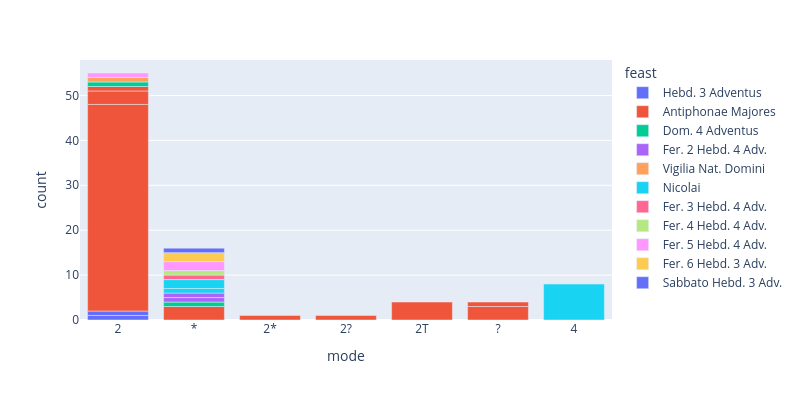

The notebook cell this image was saved under:
### Markdown cell above
### 4g.Group and Chart the Office and Mode Counts

### Code cell
# group by office and mode to see how many chants of each mode are in each office
chant_office_mode_groups = chants_df_clean.groupby(['office_name', 'feast','mode']).size()

fig = px.bar(
    chant_office_mode_groups.reset_index(name='count'),
    x='mode',
    y='count',
    color='feast',
    width=800,
    height=400,)
fig.show()

### Figure 1 — Plotly figure (JSON) as saved in the notebook; plotly's stock layout.template omitted (floating-point values rounded to 4 significant figures)
{"data": [{"alignmentgroup": "True", "hovertemplate": "feast=Hebd. 3 Adventus<br>mode=%{x}<br>count=%{y}<extra></extra>", "legendgroup": "Hebd. 3 Adventus", "marker": {"color": "#636efa", "pattern": {"shape": ""}}, "name": "Hebd. 3 Adventus", "offsetgroup": "Hebd. 3 Adventus", "orientation": "v", "showlegend": true, "textposition": "auto", "type": "bar", "x": ["2", "2"], "xaxis": "x", "y": [1, 1], "yaxis": "y"}, {"alignmentgroup": "True", "hovertemplate": "feast=Antiphonae Majores<br>mode=%{x}<br>count=%{y}<extra></extra>", "legendgroup": "Antiphonae Majores", "marker": {"color": "#EF553B", "pattern": {"shape": ""}}, "name": "Antiphonae Majores", "offsetgroup": "Antiphonae Majores", "orientation": "v", "showlegend": true, "textposition": "auto", "type": "bar", "x": ["*", "2", "2*", "2?", "2T", "?", "2", "?", "2"], "xaxis": "x", "y": [3, 46, 1, 1, 4, 3, 3, 1, 1], "yaxis": "y"}, {"alignmentgroup": "True", "hovertemplate": "feast=Dom. 4 Adventus<br>mode=%{x}<br>count=%{y}<extra></extra>", "legendgroup": "Dom. 4 Adventus", "marker": {"color": "#00cc96", "pattern": {"shape": ""}}, "name": "Dom. 4 Adventus", "offsetgroup": "Dom. 4 Adventus", "orientation": "v", "showlegend": true, "textposition": "auto", "type": "bar", "x": ["2", "*"], "xaxis": "x", "y": [1, 1], "yaxis": "y"}, {"alignmentgroup": "True", "hovertemplate": "feast=Fer. 2 Hebd. 4 Adv.<br>mode=%{x}<br>count=%{y}<extra></extra>", "legendgroup": "Fer. 2 Hebd. 4 Adv.", "marker": {"color": "#ab63fa", "pattern": {"shape": ""}}, "name": "Fer. 2 Hebd. 4 Adv.", "offsetgroup": "Fer. 2 Hebd. 4 Adv.", "orientation": "v", "showlegend": true, "textposition": "auto", "type": "bar", "x": ["*", "*"], "xaxis": "x", "y": [1, 1], "yaxis": "y"}, {"alignmentgroup": "True", "hovertemplate": "feast=Vigilia Nat. Domini<br>mode=%{x}<br>count=%{y}<extra></extra>", "legendgroup": "Vigilia Nat. Domini", "marker": {"color": "#FFA15A", "pattern": {"shape": ""}}, "name": "Vigilia Nat. Domini", "offsetgroup": "Vigilia Nat. Domini", "orientation": "v", "showlegend": true, "textposition": "auto", "type": "bar", "x": ["2"], "xaxis": "x", "y": [1], "yaxis": "y"}, {"alignmentgroup": "True", "hovertemplate": "feast=Nicolai<br>mode=%{x}<br>count=%{y}<extra></extra>", "legendgroup": "Nicolai", "marker": {"color": "#19d3f3", "pattern": {"shape": ""}}, "name": "Nicolai", "offsetgroup": "Nicolai", "orientation": "v", "showlegend": true, "textposition": "auto", "type": "bar", "x": ["*", "4", "*"], "xaxis": "x", "y": [1, 8, 2], "yaxis": "y"}, {"alignmentgroup": "True", "hovertemplate": "feast=Fer. 3 Hebd. 4 Adv.<br>mode=%{x}<br>count=%{y}<extra></extra>", "legendgroup": "Fer. 3 Hebd. 4 Adv.", "marker": {"color": "#FF6692", "pattern": {"shape": ""}}, "name": "Fer. 3 Hebd. 4 Adv.", "offsetgroup": "Fer. 3 Hebd. 4 Adv.", "orientation": "v", "showlegend": true, "textposition": "auto", "type": "bar", "x": ["*"], "xaxis": "x", "y": [1], "yaxis": "y"}, {"alignmentgroup": "True", "hovertemplate": "feast=Fer. 4 Hebd. 4 Adv.<br>mode=%{x}<br>count=%{y}<extra></extra>", "legendgroup": "Fer. 4 Hebd. 4 Adv.", "marker": {"color": "#B6E880", "pattern": {"shape": ""}}, "name": "Fer. 4 Hebd. 4 Adv.", "offsetgroup": "Fer. 4 Hebd. 4 Adv.", "orientation": "v", "showlegend": true, "textposition": "auto", "type": "bar", "x": ["*"], "xaxis": "x", "y": [1], "yaxis": "y"}, {"alignmentgroup": "True", "hovertemplate": "feast=Fer. 5 Hebd. 4 Adv.<br>mode=%{x}<br>count=%{y}<extra></extra>", "legendgroup": "Fer. 5 Hebd. 4 Adv.", "marker": {"color": "#FF97FF", "pattern": {"shape": ""}}, "name": "Fer. 5 Hebd. 4 Adv.", "offsetgroup": "Fer. 5 Hebd. 4 Adv.", "orientation": "v", "showlegend": true, "textposition": "auto", "type": "bar", "x": ["*", "2"], "xaxis": "x", "y": [2, 1], "yaxis": "y"}, {"alignmentgroup": "True", "hovertemplate": "feast=Fer. 6 Hebd. 3 Adv.<br>mode=%{x}<br>count=%{y}<extra></extra>", "legendgroup": "Fer. 6 Hebd. 3 Adv.", "marker": {"color": "#FECB52", "pattern": {"shape": ""}}, "name": "Fer. 6 Hebd. 3 Adv.", "offsetgroup": "Fer. 6 Hebd. 3 Adv.", "orientation": "v", "showlegend": true, "textposition": "auto", "type": "bar", "x": ["*"], "xaxis": "x", "y": [2], "yaxis": "y"}, {"alignmentgroup": "True", "hovertemplate": "feast=Sabbato Hebd. 3 Adv.<br>mode=%{x}<br>count=%{y}<extra></extra>", "legendgroup": "Sabbato Hebd. 3 Adv.", "marker": {"color": "#636efa", "pattern": {"shape": ""}}, "name": "Sabbato Hebd. 3 Adv.", "offsetgroup": "Sabbato Hebd. 3 Adv.", "orientation": "v", "showlegend": true, "textposition": "auto", "type": "bar", "x": ["*"], "xaxis": "x", "y": [1], "yaxis": "y"}], "layout": {"barmode": "relative", "height": 400, "legend": {"title": {"text": "feast"}, "tracegroupgap": 0}, "margin": {"t": 60}, "width": 800, "xaxis": {"anchor": "y", "autorange": true, "domain": [0, 1], "range": [-0.5, 6.5], "title": {"text": "mode"}, "type": "category"}, "yaxis": {"anchor": "x", "autorange": true, "domain": [0, 1], "range": [0, 52.63], "title": {"text": "count"}, "type": "linear"}}}
